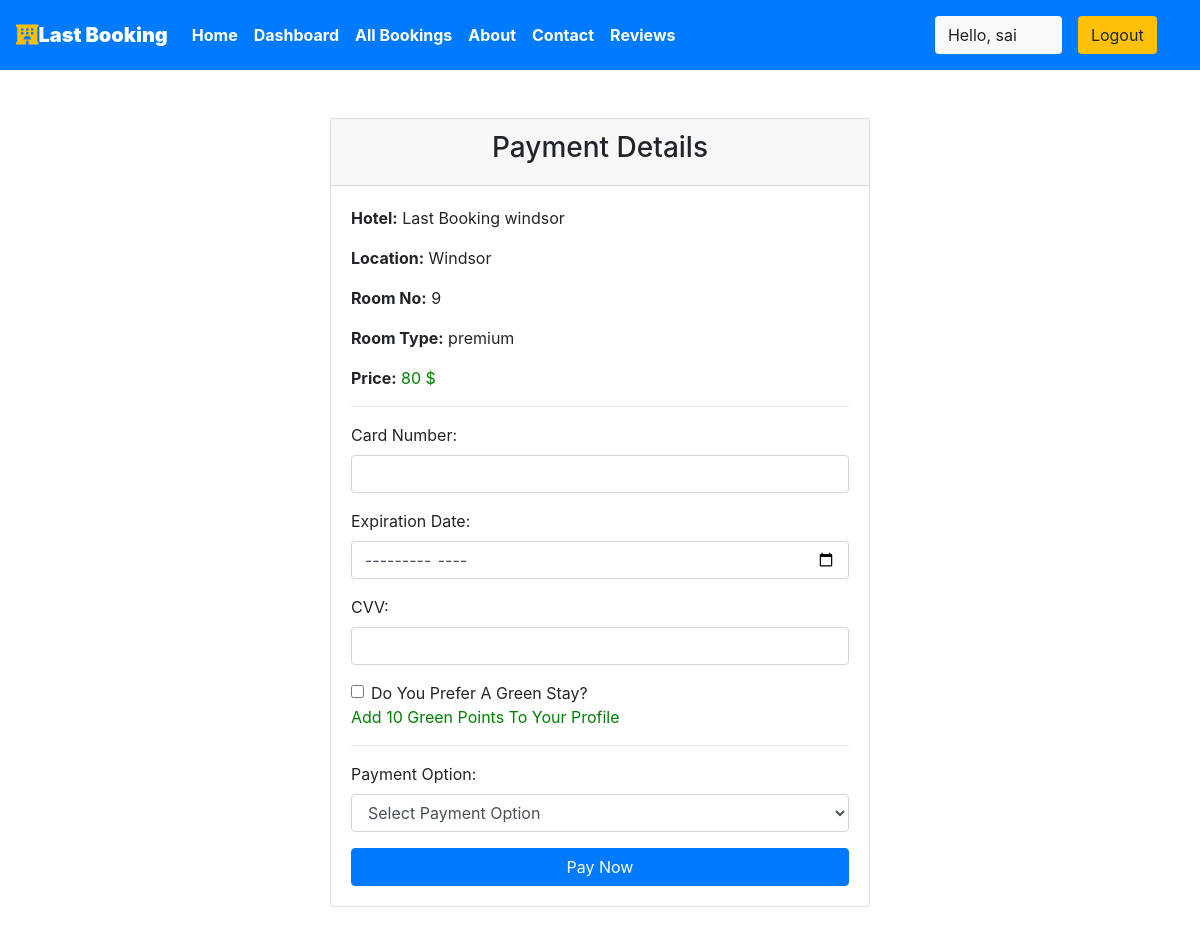
The page /user/payment/ (signed in) on the database its author committed.
### krishna/models.py (models this page shows, shortened)
class Rooms(models.Model):
    ROOM_STATUS = (
    ("1", "available"),
    ("2", "not available"),
    )
    ROOM_TYPE = (
    ("1", "premium"),
    ("2", "deluxe"),
    ("3","basic"),
    )
    room_type = models.CharField(max_length=50,choices = ROOM_TYPE)
    capacity = models.IntegerField()
    price = models.IntegerField()
    size = models.IntegerField()
    hotel = models.ForeignKey(Hotels, on_delete = models.CASCADE)
    status = models.CharField(choices =ROOM_STATUS,max_length = 15)
    roomnumber = models.IntegerField()

class Hotels(models.Model):
    name = models.CharField(max_length=30,default="Last Booking")
    owner = models.CharField(max_length=20)
    location = models.CharField(max_length=50)
    state = models.CharField(max_length=50)
    country = models.CharField(max_length=50,default="Canada")

### krishna/views.py (the view)
# urls.py: path('user/payment/', views.payment,name="payment"),
@login_required(login_url='/user')
def payment(request,):
    reservation = Reservation.objects.latest('id')
    room = reservation.room
    points=request.user.green_points
    return HttpResponse(render(request,'payment.html',{'room':room,'points':points}))

### templates/payment.html (shortened to what this page needs)
{% extends 'basic.html' %}
{% block body %}
<div class="container my-5">
  <div class="row justify-content-center">
    <div class="col-md-6 col-lg-6 col-xlg-6 col-sm-12 mx-auto">
      <div class="card">
        <div class="card-header">
          <h3 class="text-center">Payment Details</h3>
        </div>
        <div class="card-body">
          <p><strong>Hotel:</strong> {{ room.hotel.name }}</p>
          <p><strong>Location:</strong> {{ room.hotel.location }}</p>
          <p><strong>Room No:</strong> {{ room.id }}</p>
          <p><strong>Room Type:</strong> {{ room.get_room_type_display }}</p>
          <p ><strong>Price:</strong> <span style="color:green" id="price">{{ room.price }} $</span></p>
          <hr>
          <form action="/user/handlePayment" method="POST">
            <div class="form-group">
              <label for="card_number">Card Number:</label>
              <input type="text" class="form-control" id="card_number" name="card_number" required maxlength="16">
            </div>
            <div class="form-group">
              <label for="expiration_date">Expiration Date:</label>
              <input type="month" class="form-control" id="expiration_date" name="expiration_date"  required>
            </div>
            <div class="form-group">
              <label for="cvv">CVV:</label>
              <input type="text" class="form-control" id="cvv" name="cvv" required maxlength="3">
            </div>
<div class="form-check">
  <input class="form-check-input" type="checkbox" name="green_stay" id="green_stay">
  <label class="form-check-label" for="green_stay">
    Do You Prefer A Green Stay?
  </label>
</div>
<p style="color:green">Add 10 Green Points To Your Profile</p>
            <hr>
            <div class="form-group">
              <label for="payment_option">Payment Option:</label>
              <select class="form-control" id="payment_option" name="payment_option" required>
                <option value="">Select Payment Option</option>
              </select>
            </div>
            <button type="submit" class="btn btn-primary btn-block">Pay Now</button>
          </form>
        </div>
      </div>
    </div>
  </div>
</div>
{% endblock body %}

### templates/basic.html (shortened to what this page needs)
{% load static %}
<!DOCTYPE html>
<!DOCTYPE html>
<html lang="en">
<head>
    <link rel="stylesheet" href="https://use.fontawesome.com/releases/v5.7.0/css/all.css">
    <link rel="stylesheet" href="{% static 'bootstrap\bootstrap.css' %}">
    <link rel="stylesheet" href="https://maxcdn.bootstrapcdn.com/bootstrap/4.5.0/css/bootstrap.min.css" >
</head>
<body style="dbackground-image: url('https://source.unsplash.com/random');height: 100%;">
    <div class="container-fluid px-0">
        <nav class="navbar navbar-expand-lg navbar-dark bg-primary font-weight-bold">
            <a class="navbar-brand text-bold bg-black " href="/"><i class="fas fa-hotel text-warning"></i><b>Last Booking</b></a>
            <div class="collapse navbar-collapse " id="navbarSupportedContent">
                <ul class="navbar-nav mr-auto ">
                    <li class="nav-item active">
                        <a class="nav-link text-bold " href="/home"> Home</a>
                    </li>
                    {% if user.is_staff %}
                    <li class="nav-item active">
                        <a class="nav-link text-bold" href="/staff/panel">Dashboard </a>
                    </li>
                    {% elif user.is_staff == False and user.is_authenticated %}
                    <li class="nav-item active">
                            <a class="nav-link text-bold" href="/user/bookings">My Bookings </a>
                        </li>
                    {% endif %}
                    {% if user.is_staff %}
                    <li class="nav-item active">
                            <a class="nav-link text-bold" href="/staff/allbookings">All Bookings </a>
                        </li>
                    {% endif %}
                    <li class="nav-item active">
                        <a class="nav-link text-bold" href="/about">About</a>
                    </li>
                    <li class="nav-item active">
                        <a class="nav-link text-bold" href="/contact">Contact </a>
                    </li>
                    <li class="nav-item active">
                        <a class="nav-link text-bold" href="/reviewsPage"> Reviews </a>
                    </li>
                </ul>
                {% if user.is_authenticated %}
                      <button class="btn btn-group bg-light" data-toggle="modal" data-target="#forlogin">
                       Hello, {{request.user}}
                       <a href="/logout" class="nav-link">
                    <button class="btn btn-group bg-warning" data-toggle="modal" data-target="#forlogin">
                        Logout
                    </button></a>&nbsp; &nbsp;
                    </button>
                {% endif %}
            </div>
        </nav>
    </div>
    {% block body %}
    {% endblock body %}
</body>
</html>

### templates/basic.html (style rules this page uses)
a { text-decoration: none; }

### rows shown on the page
Rooms: hotel.name "Last Booking windsor", hotel.location "Windsor", id "9", room_type "premium", price "80"

### other values the page prints
{{ request.user }} "sai"
